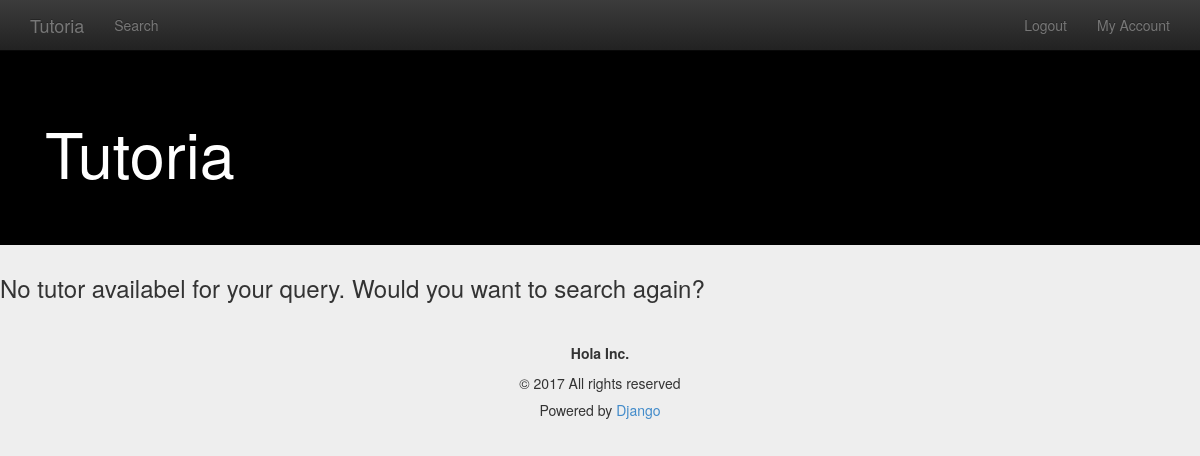
Before: /search/result/ with the older database file.
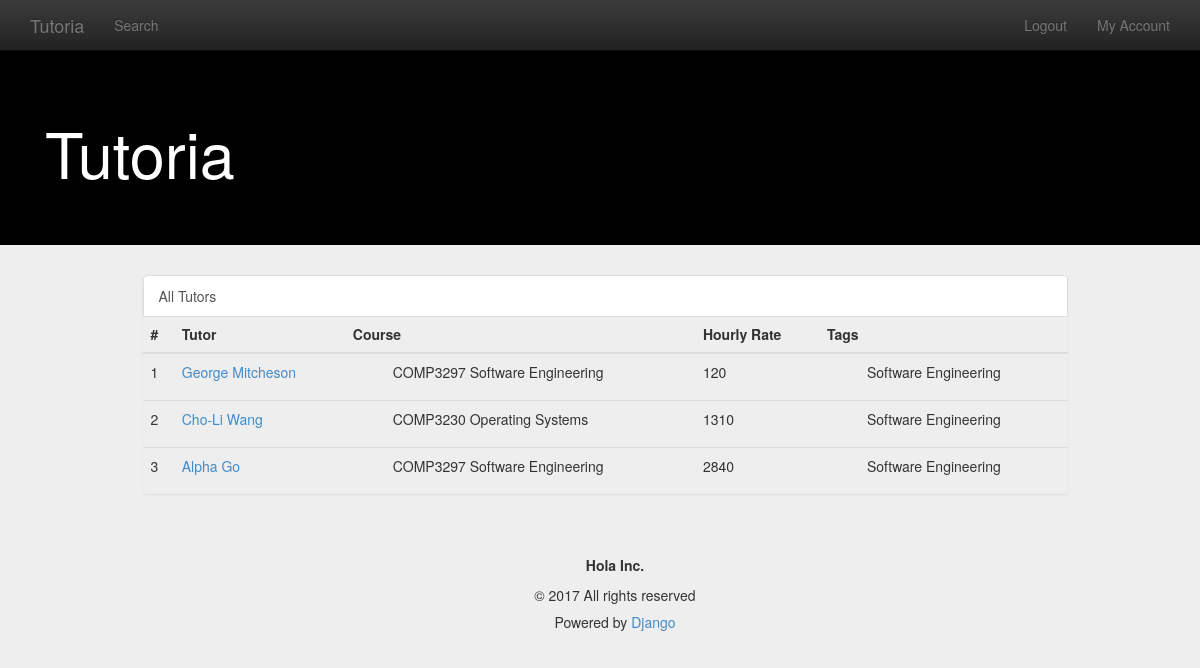
After: the same page with the newer database file.
### account/models.py (models this page shows, shortened)
class Tutor(models.Model):
    CONTRACTED_TUTOR = 'CT'
    PRIVATE_TUTOR = 'PT'
    TUTOR_TYPE_CHOICES = (
        (CONTRACTED_TUTOR, 'Contracted Tutor'),
        (PRIVATE_TUTOR, 'Private Tutor'),
    )
    user = models.OneToOneField(
        User,
        on_delete=models.CASCADE,
    )
    tutor_type = models.CharField(
        max_length=2,
        choices=TUTOR_TYPE_CHOICES,
        default=CONTRACTED_TUTOR,
    )
    bio = models.TextField(default='')
    hourly_rate = models.PositiveIntegerField(default=0)
    tags = models.ManyToManyField(SubjectTag)
    courses = models.ManyToManyField(Course)
    sessions = models.ManyToManyField('scheduler.session')

class Course(models.Model):
    course_name = models.CharField(max_length=128)
    course_code = models.CharField(max_length=8)

class SubjectTag(models.Model):
    tag = models.CharField(max_length=128)

### search/views.py (the view)
# urls.py: url(r'result/$', views.ResultView.as_view(), name='result'),
class ResultView(generic.ListView):
    model = Tutor
    template_name = 'result.html'
    context_object_name = 'results'

### templates/result.html (shortened to what this page needs)
{% extends "base.html" %}
{% load staticfiles %}
{% block content %}
{% if results %}
    <div class="container">
        <div class="row">
            <div class="col-md-11 col-md-offset-1">
                <div class="col-md-11">
                    <div class="list-group">
                        <a href="{% url 'search:result' %}"
                          class="list-group-item" id="id_category_all">All Tutors
                        </a>
                    <table class="table table-hover" width="80%">
                        <thead>
                        <tr>
                            <th>#</th>
                            <th>Tutor</th>
                            <th>Course</th>
                            <th>Hourly Rate</th>
                            <th>Tags</th>
                        </tr>
                        </thead>
                        <tbody>
                        {% for tutor in results %}
                            <tr>
                                <td>{{ forloop.counter }}</td>
                                <td><a href="{% url 'tutor:detail' tutor.id
                                %}">{{ tutor.user.first_name }}
                                {{tutor.user.last_name }}</a></td>
                                <td> <ul>
                                  {% for course in tutor.courses.all %}
                                  <li> {{course.course_code}} {{course.course_name }}<br>
                                  {% endfor %}
                                  </ul>
                                </td>
                                <td>{{ tutor.hourly_rate }}</td>
                                <td>
                                  <ul>
                                  {% for tag in tutor.tags.all %}
                                  <li> {{ tag.tag }} <br>
                                  {% endfor %}
                                  </ul>
                                </td>
                            </tr>
                        {% empty %}
                            <tr>
                                <td>No tutor available for your query =(</td>
                            </tr>
                        {% endfor %}
                        </tbody>
                    </table>
                </div>
            </div>
        </div>
    </div>
{% else %}
  <h3> No tutor availabel for your query. Would you want to search again? </h3>
{% endif %}
{% endblock %}

Changed rows visible on the page:
added Tutor: user.first_name "George", user.last_name "Mitcheson", hourly_rate "120"
added Course: course_code "COMP3297", course_name "Software Engineering"
added SubjectTag: tag "Software Engineering"
added Tutor: user.first_name "Cho-Li", user.last_name "Wang", hourly_rate "1310"
added Course: course_code "COMP3230", course_name "Operating Systems", shown under "Cho-Li"
added Tutor: user.first_name "Alpha", user.last_name "Go", hourly_rate "2840"
Other visible differences:
text no longer shown: "No tutor availabel for your query. Would you want to search again?"
text now shown: "All Tutors # Tutor Course Hourly Rate Tags"
